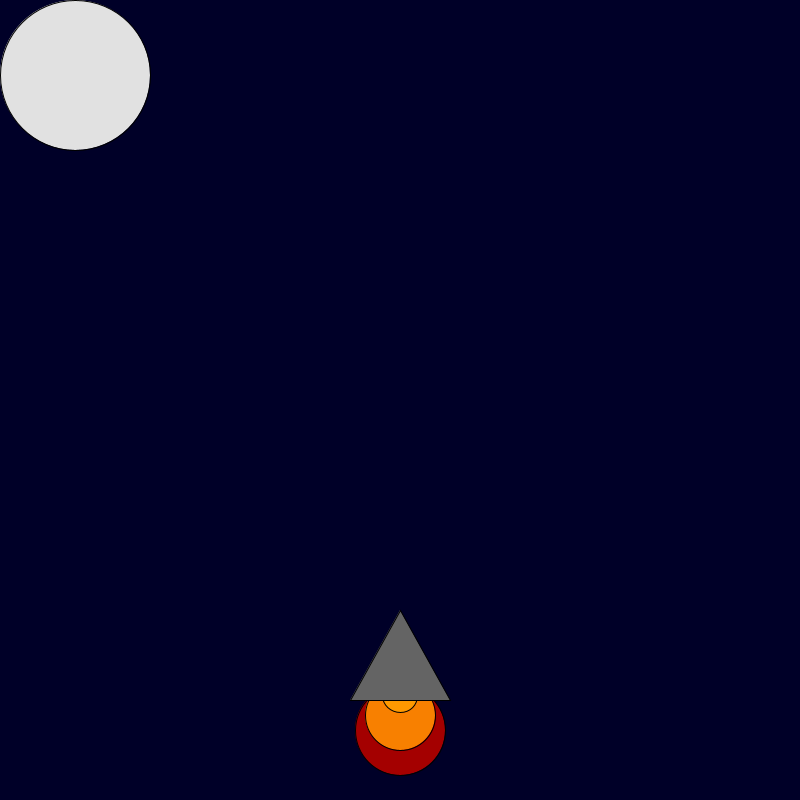
Frame 1 (no input)
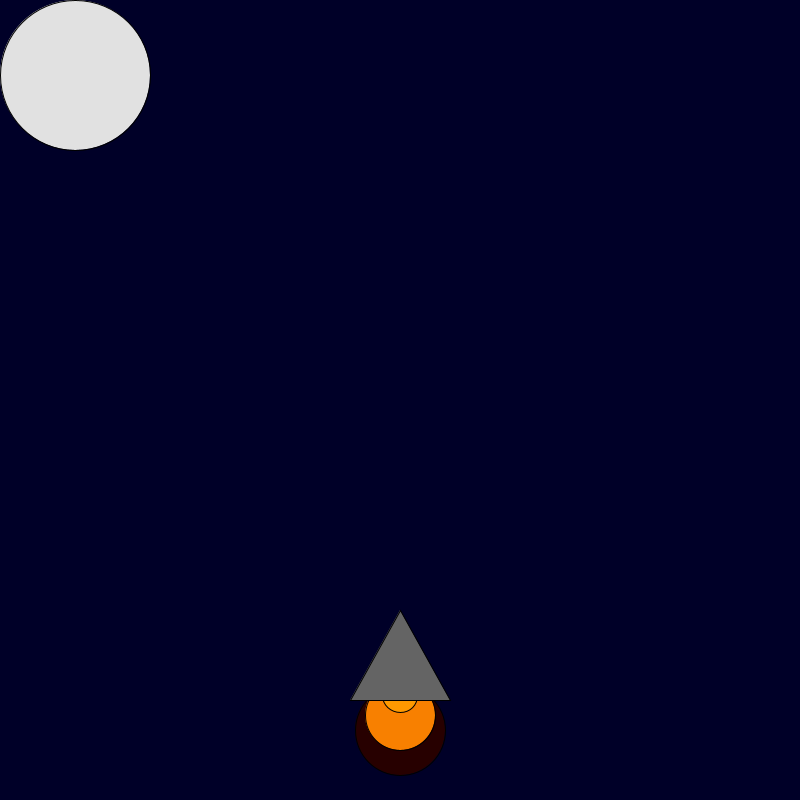
Frame 60 (the mouse pressed at the canvas centre just before this capture)
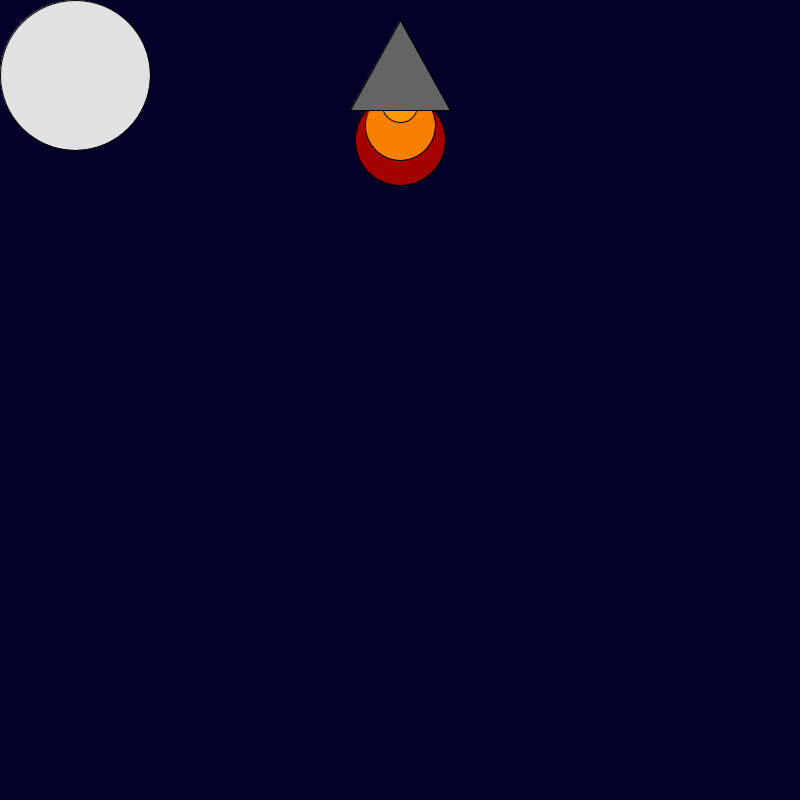
Frame 120 (the mouse held since frame 60 and released just before this capture)

The Processing sketch that drew these frames (run headless with seeded random() and noise(); from frame 60 on, the mouse is pressed at the canvas centre):

// Processing sketch: rocket_ship
// ── rocket_ship.pde
int x = 400; 
int y = 600; 

void setup() {

     size(800, 800);

}

void draw() {

 background(0, 0, 40);
    fill(random(255), 0, 0);
    ellipse(x, y + 130, 90, 90);
    fill(248, 128, 0);
    ellipse(x, y + 115, 70, 70);
    fill(255, 153, 0);
    ellipse(x, y + 95, 35, 35);
    fill(100, 100, 100);
    triangle(x, y + 10, x + 50, y + 100, x - 50, y + 100);
    fill(225,225,225);
     ellipse(75,75,150,150);
     fill(255,255,255);
     
if(mousePressed){
     
     y = y-10;}
     
  
}
